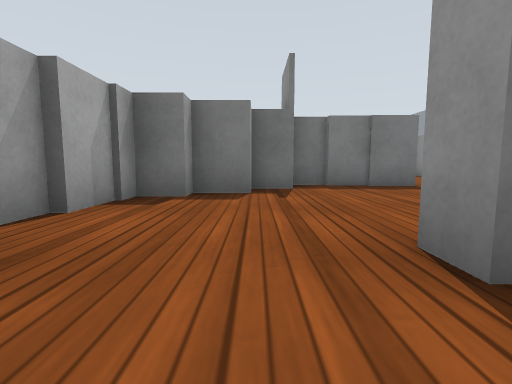
[1] (above)

24 first-person views from a walk through a robot-simulator world made for Gazebo. The camera is 0.5 m above the floor, tilts 6° down and sees 85° across. The floor is counted in squares, 1 m on a side. Each view is taken from the middle of a square. On the plan, view 1 faces up. The plan holds only what a view shows up to about 9 squares ahead; the rest is blank. The robots in the file are not drawn. Gazebo's built-in surfaces are drawn with simple patterns.

[2]
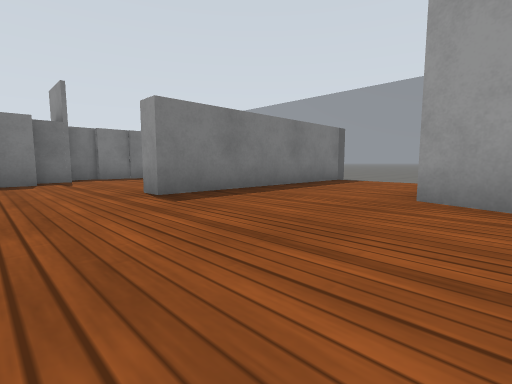

[3]
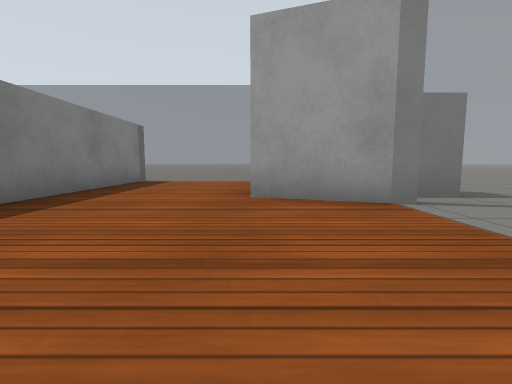

[4]
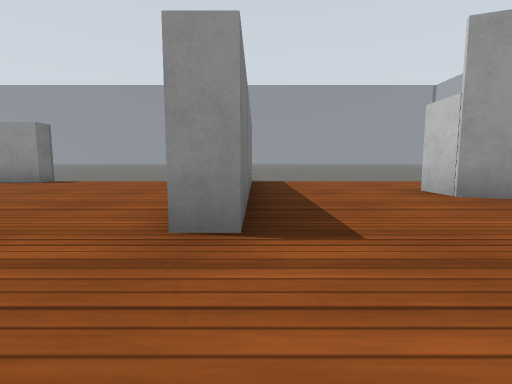

[5]
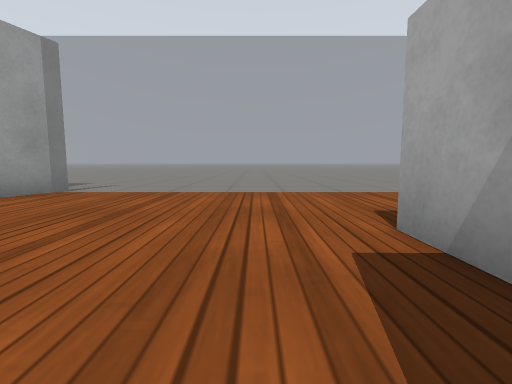

[6]
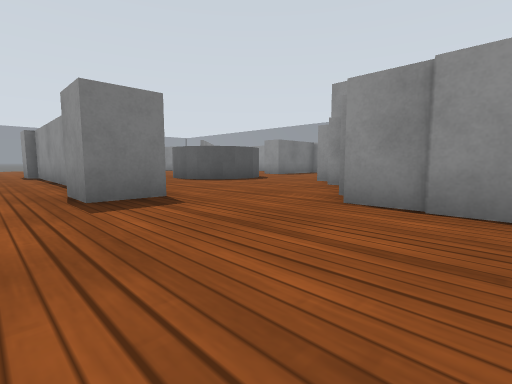

[7]
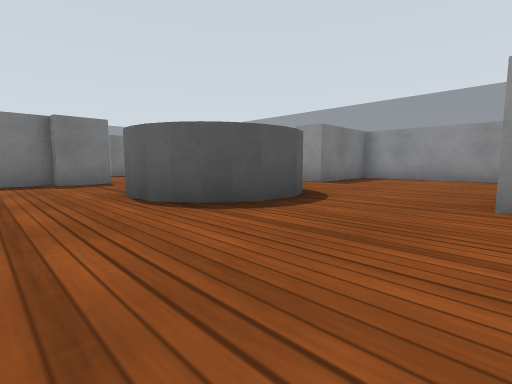

[8]
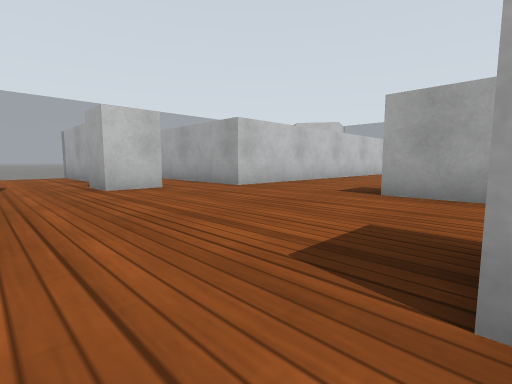

[9]
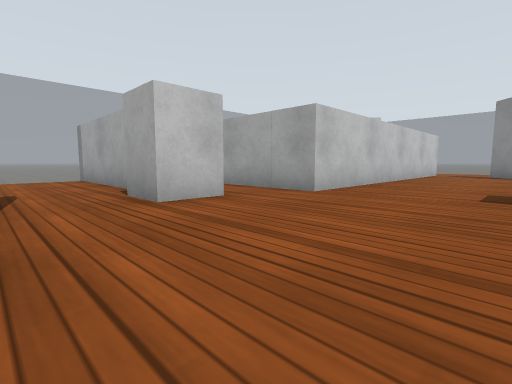

[10]
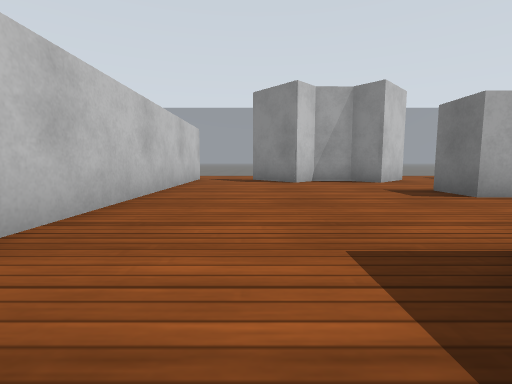

[11]
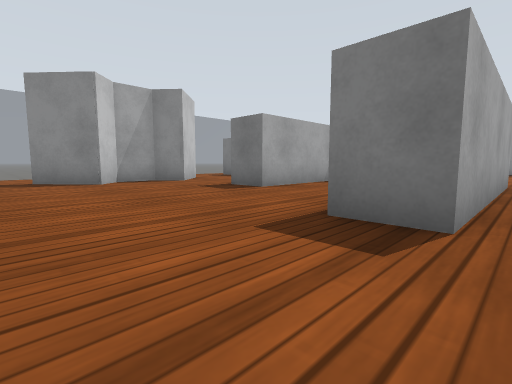

[12]
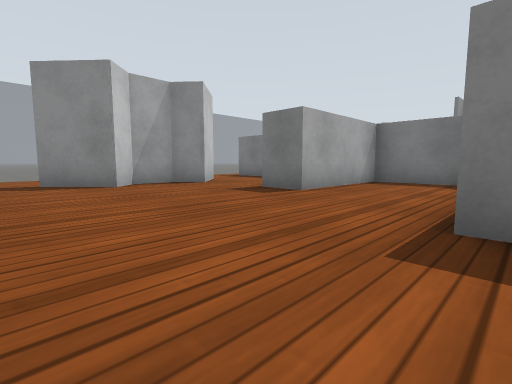

[13]
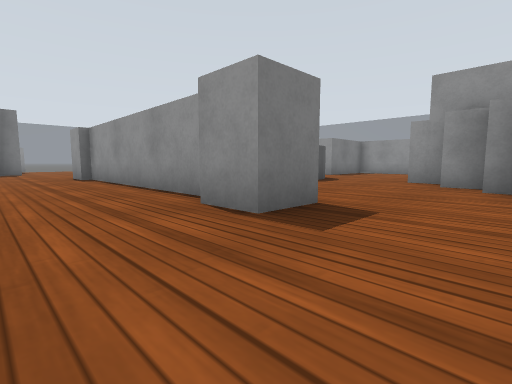

[14]
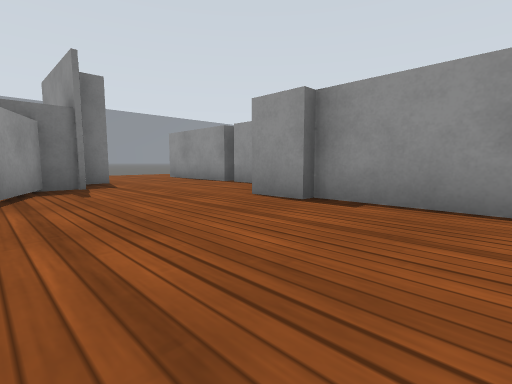

[15]
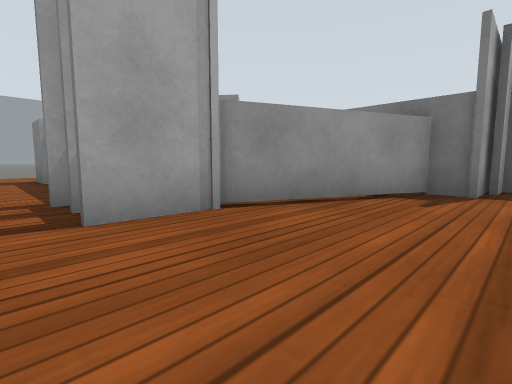

[16]
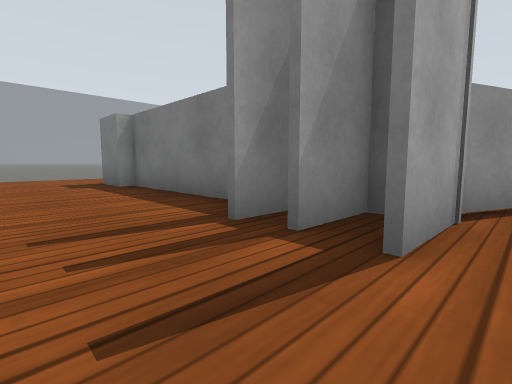

[17]
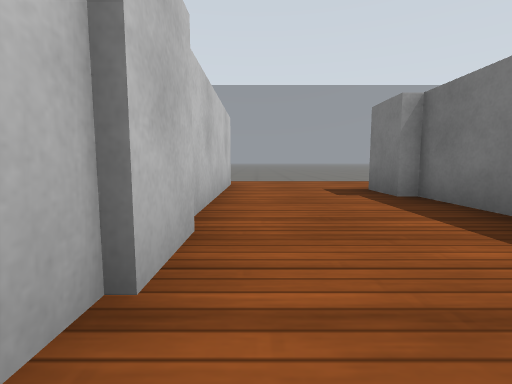

[18]
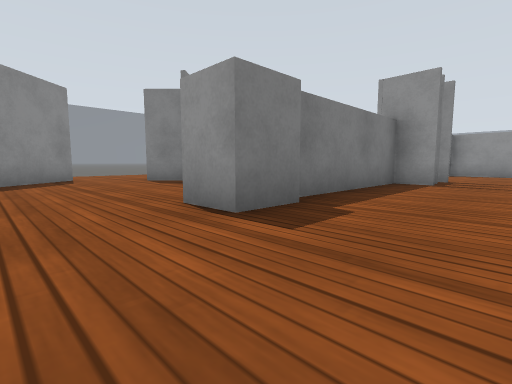

[19]
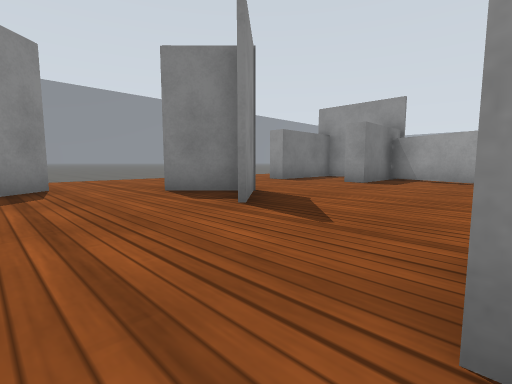

[20]
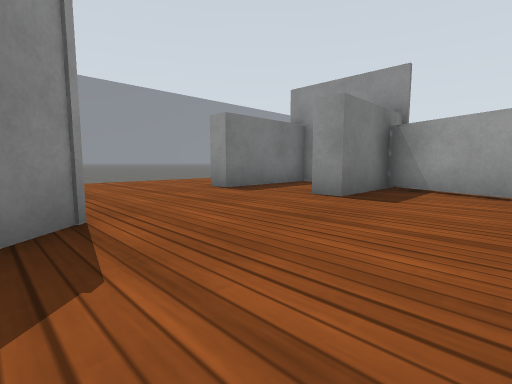

[21]
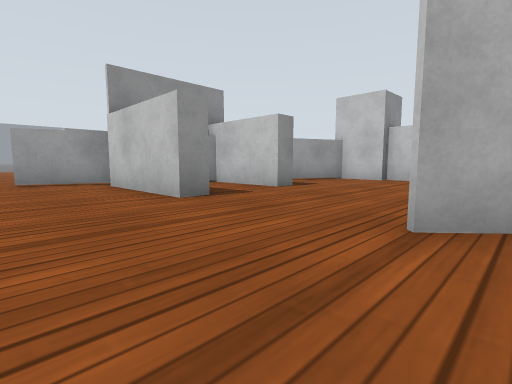

[22]
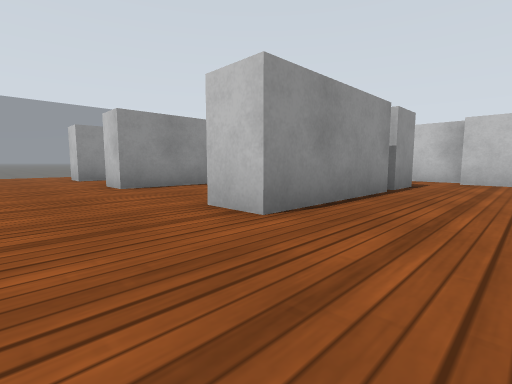

[23]
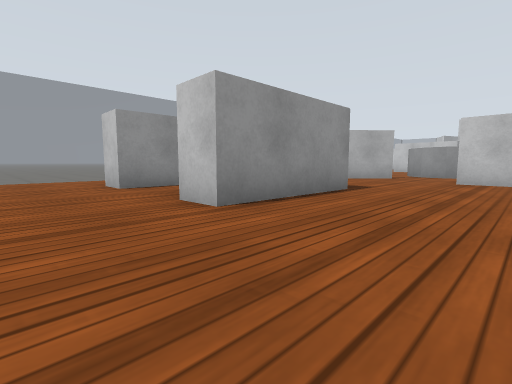

[24]
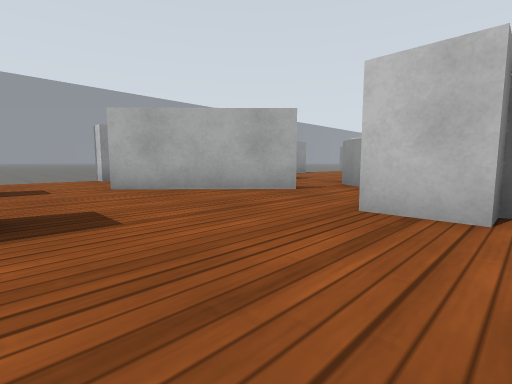

### Floor plan
Key: @ floor where view 1 was taken; # wall or solid block; . floor; = window, fence, low wall or low ledge; B white box; C grey cylinder.
Columns run from 18 left of view 1 to 7 right of it. Each row starts with its distance up from view 1.
 24     == ===
 23    ......................
 22    .........#............=
 21   #..#...####..B...# .#..=
 20  ##..#.....#...B...#  #
 19   ...#.....#B..B...#
 18  ....#...###...B...... ..
 17  .........#....B.........=
 16  .........#..........#...=
 15 =..BB....##..BB#BB..##  #
 14 =..BB#####...#B..B..#
 13 =............# ......
 12 =............# .. CC. BB
 11   ######## ..# ..C  ..BB#
 10        #. #..# ..CCC....#
  9    ..  #..#..# .........#
  8    #.. #..#..BB.........#
  7    B#.##..#..BB....BBB..#=
  6  BBB......#.......BBBB...=
  5    #............BBB......=
  4 =..#...........BBB.......=
  3  ..............BB........
  2    #########... #.....
  1            #.B. #..######=
  0            #  . #.@......=
 -1            # #. #........=
 -2              #.......##..=
 -3              #.......# ..=
 -4              ========#
 -5              ........#

Positions as (right, up) in squares from view 1, and headings:
1: (0, 0), facing up
2: (-1, -3), facing up-right
3: (-1, -2), facing right
4: (-1, 1), facing right
5: (-1, 1), facing down
6: (-6, 3), facing up-right
7: (-3, 7), facing up-right
8: (-3, 7), facing down-left
9: (-3, 5), facing down-left
10: (-7, 4), facing left
11: (-7, 3), facing up-left
12: (-8, 3), facing up-left
13: (-7, 5), facing up-right
14: (-8, 12), facing up-right
15: (-6, 13), facing up-left
16: (-8, 12), facing up-left
17: (-10, 12), facing left
18: (-17, 12), facing up-right
19: (-16, 15), facing up-right
20: (-13, 16), facing up-right
21: (-13, 23), facing down-right
22: (-5, 23), facing down-right
23: (-2, 23), facing down-right
24: (-2, 18), facing down-right
